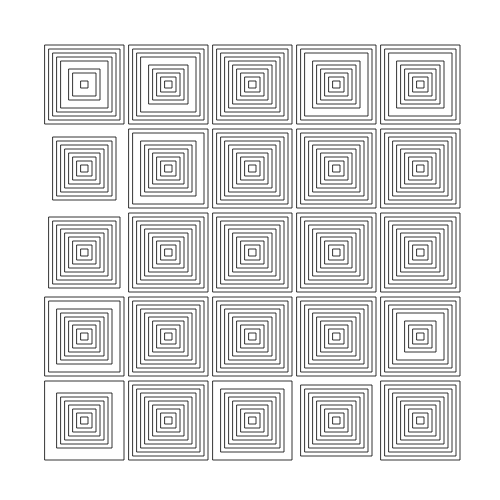
Frame 1 (no input)
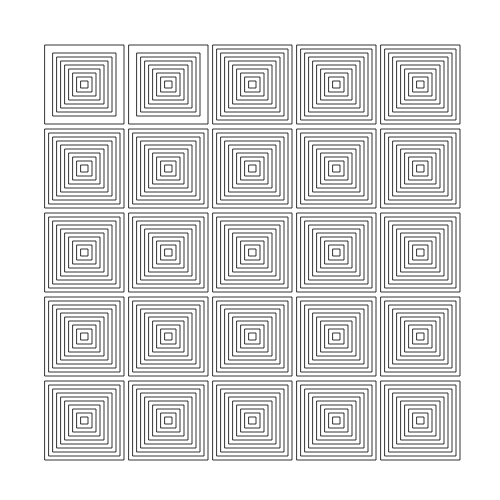
Frame 2 (the mouse pressed at the canvas centre, redrawn once)

The p5.js sketch that drew these frames (run headless with seeded random() and noise() and a simulated clock; the mouse was pressed at the canvas centre and the sketch redrawn once):

// p5.js sketch
// ── sketch.js
function setup() {
  createCanvas(500, 500);
  background('grey');
  noLoop();
  strokeWeight(0.8);
}

function draw() {
  background('white');
  noFill()
  //draw squares of decreasing size
  drawSquare(40,5,79,5,0);
  drawSquare(40,5,71,9,4);
  drawSquare(40,5,63,13,8);
  drawSquare(40,5,55,17,12);
  drawSquare(40,5,47,21,16);
  drawSquare(40,5,39,25,20);
  drawSquare(40,5,31,29,24);
  drawSquare(40,5,23,33,28);
  drawSquare(40,5,15,37,32);
  drawSquare(40,5,7,41,36);
}

// matrix that reference Monar's orginal grid
let matrix = [[3,2,0,1,1],[2,1,0,0,0],[1,0,0,0,0],[1,0,0,0,1],[2,0,1,1,0]]

function drawSquare (initialXY, numShapes, squareSize, margin,smaller){
    //drawing 5 * 5 grid of squares of given square size
    for (let i = 0; i< numShapes; i++){
    for (let j = 0; j < numShapes; j++){
      //call replicated matrix to deteremine if lines need to be erased
      if (matrix[i][j] != 0){
        let x =  random (20);
        let y = random (15);
        // randomized function to determine which line to erase
        if (x < y){
          matrix[i][j] -= 1;
        }else{
          stroke('black');
          square(initialXY + margin*(j+1) + smaller*j +squareSize*j, initialXY + margin*(i+1) + smaller*i +squareSize*i, squareSize);
        }
      }else{
        stroke('black');
        square(initialXY + margin*(j+1) + smaller*j +squareSize*j, initialXY + margin*(i+1) + smaller*i +squareSize*i, squareSize);
      }
    }
  }
}
